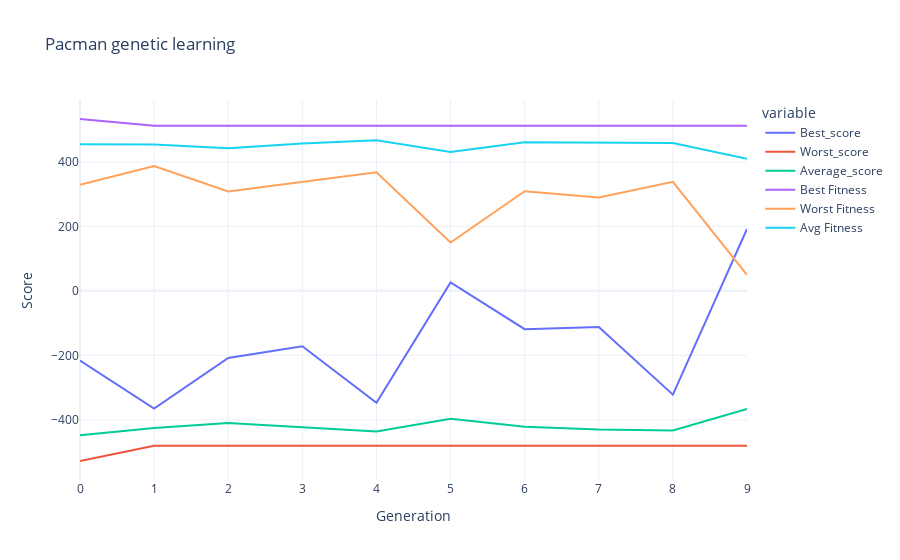

Notebook code for this chart:
### Code cell
fig = px.line(results, x='Generation', y=['Best_score', 'Worst_score', 'Average_score', 'Best Fitness', 'Worst Fitness', 'Avg Fitness'], title='Pacman genetic learning',
                  labels=dict(value = 'Score'), template='plotly_white')
fig.show()

### Figure 1 — Plotly figure (JSON) as saved in the notebook; plotly's stock layout.template omitted (floating-point values rounded to 4 significant figures)
{"data": [{"hovertemplate": "variable=Best_score<br>Generation=%{x}<br>Score=%{y}<extra></extra>", "legendgroup": "Best_score", "line": {"color": "#636efa", "dash": "solid"}, "mode": "lines", "name": "Best_score", "orientation": "v", "showlegend": true, "type": "scatter", "x": [0, 1, 2, 3, 4, 5, 6, 7, 8, 9], "xaxis": "x", "y": [-216, -365, -208, -172, -347, 26, -119, -112, -322, 192], "yaxis": "y"}, {"hovertemplate": "variable=Worst_score<br>Generation=%{x}<br>Score=%{y}<extra></extra>", "legendgroup": "Worst_score", "line": {"color": "#EF553B", "dash": "solid"}, "mode": "lines", "name": "Worst_score", "orientation": "v", "showlegend": true, "type": "scatter", "x": [0, 1, 2, 3, 4, 5, 6, 7, 8, 9], "xaxis": "x", "y": [-528, -481, -481, -481, -481, -481, -481, -481, -481, -481], "yaxis": "y"}, {"hovertemplate": "variable=Average_score<br>Generation=%{x}<br>Score=%{y}<extra></extra>", "legendgroup": "Average_score", "line": {"color": "#00cc96", "dash": "solid"}, "mode": "lines", "name": "Average_score", "orientation": "v", "showlegend": true, "type": "scatter", "x": [0, 1, 2, 3, 4, 5, 6, 7, 8, 9], "xaxis": "x", "y": [-447.9, -425.3, -410.1, -423.8, -436.7, -397.0, -421.4, -430.6, -433.2, -366.8], "yaxis": "y"}, {"hovertemplate": "variable=Best Fitness<br>Generation=%{x}<br>Score=%{y}<extra></extra>", "legendgroup": "Best Fitness", "line": {"color": "#ab63fa", "dash": "solid"}, "mode": "lines", "name": "Best Fitness", "orientation": "v", "showlegend": true, "type": "scatter", "x": [0, 1, 2, 3, 4, 5, 6, 7, 8, 9], "xaxis": "x", "y": [533.4, 512.2, 512.2, 512.2, 512.2, 512.2, 512.2, 512.2, 512.2, 512.2], "yaxis": "y"}, {"hovertemplate": "variable=Worst Fitness<br>Generation=%{x}<br>Score=%{y}<extra></extra>", "legendgroup": "Worst Fitness", "line": {"color": "#FFA15A", "dash": "solid"}, "mode": "lines", "name": "Worst Fitness", "orientation": "v", "showlegend": true, "type": "scatter", "x": [0, 1, 2, 3, 4, 5, 6, 7, 8, 9], "xaxis": "x", "y": [329.3, 387.5, 308.2, 338.7, 367.9, 150.1, 309.2, 289.5, 338.3, 49.83], "yaxis": "y"}, {"hovertemplate": "variable=Avg Fitness<br>Generation=%{x}<br>Score=%{y}<extra></extra>", "legendgroup": "Avg Fitness", "line": {"color": "#19d3f3", "dash": "solid"}, "mode": "lines", "name": "Avg Fitness", "orientation": "v", "showlegend": true, "type": "scatter", "x": [0, 1, 2, 3, 4, 5, 6, 7, 8, 9], "xaxis": "x", "y": [455.1, 454.2, 442.6, 457.6, 467.3, 430.9, 461.5, 460.6, 459.1, 410.3], "yaxis": "y"}], "layout": {"legend": {"title": {"text": "variable"}, "tracegroupgap": 0}, "title": {"text": "Pacman genetic learning"}, "xaxis": {"anchor": "y", "domain": [0, 1], "title": {"text": "Generation"}}, "yaxis": {"anchor": "x", "domain": [0, 1], "title": {"text": "Score"}}}}
